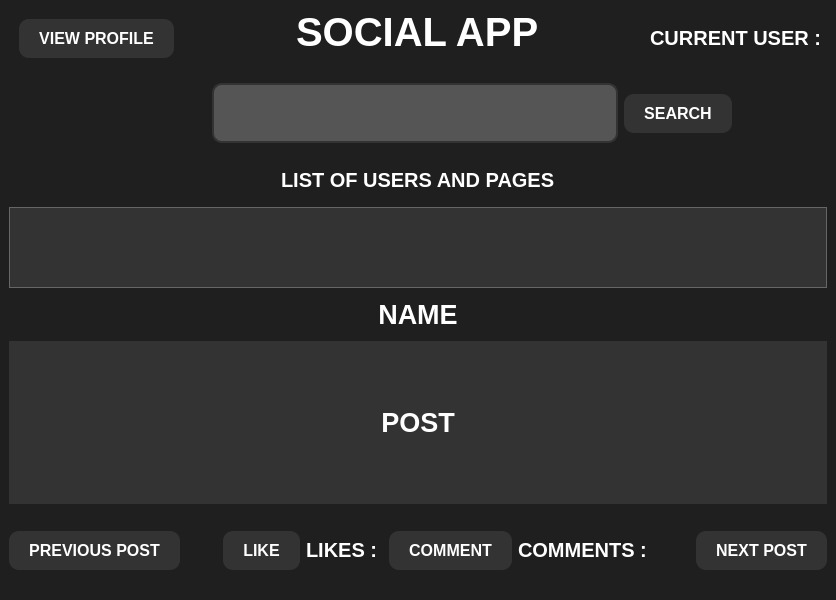
<?xml version="1.0" encoding="UTF-8"?>
<ui version="4.0">
 <class>Home</class>
 <widget class="QMainWindow" name="Home">
  <property name="geometry">
   <rect>
    <x>0</x>
    <y>0</y>
    <width>836</width>
    <height>600</height>
   </rect>
  </property>
  <property name="windowTitle">
   <string>MainWindow</string>
  </property>
  <property name="styleSheet">
   <string notr="true">background-color: rgb(31, 31, 31);
</string>
  </property>
  <widget class="QWidget" name="centralwidget">
   <layout class="QVBoxLayout" name="verticalLayout" stretch="1,9">
    <item>
     <layout class="QVBoxLayout" name="verticalLayout_3">
      <item>
       <layout class="QHBoxLayout" name="horizontalLayout" stretch="3,5,3">
        <item>
         <layout class="QHBoxLayout" name="horizontalLayout_4">
          <item alignment="Qt::AlignLeft|Qt::AlignTop">
           <widget class="QPushButton" name="pushButton_viewProfile">
            <property name="styleSheet">
             <string notr="true">QPushButton {
    border: none;
    border-radius: 10px;
    background-color: #333333;
    color: white;
    padding: 10px 20px;
	margin-top:10px;
	margin-left:10px;
    font-size: 16px;
    font-weight: bold;
    text-transform: uppercase;
    outline: none;
}

QPushButton:hover {
    background-color: #555555;
}</string>
            </property>
            <property name="text">
             <string>VIEW PROFILE</string>
            </property>
           </widget>
          </item>
         </layout>
        </item>
        <item>
         <layout class="QHBoxLayout" name="horizontalLayout_7">
          <item alignment="Qt::AlignHCenter|Qt::AlignTop">
           <widget class="QLabel" name="label">
            <property name="font">
             <font>
              <pointsize>30</pointsize>
              <bold>true</bold>
             </font>
            </property>
            <property name="styleSheet">
             <string notr="true">color: rgb(255, 255, 255);</string>
            </property>
            <property name="text">
             <string>SOCIAL APP</string>
            </property>
           </widget>
          </item>
         </layout>
        </item>
        <item>
         <layout class="QHBoxLayout" name="horizontalLayout_5">
          <item alignment="Qt::AlignRight">
           <widget class="QLabel" name="label_currentUser">
            <property name="font">
             <font>
              <pointsize>15</pointsize>
              <bold>true</bold>
             </font>
            </property>
            <property name="styleSheet">
             <string notr="true">color: rgb(255, 255, 255);</string>
            </property>
            <property name="text">
             <string>CURRENT USER : </string>
            </property>
           </widget>
          </item>
         </layout>
        </item>
       </layout>
      </item>
     </layout>
    </item>
    <item>
     <layout class="QVBoxLayout" name="verticalLayout_2" stretch="2,1,2,1,4,2">
      <item>
       <layout class="QVBoxLayout" name="verticalLayout_5">
        <item>
         <layout class="QHBoxLayout" name="horizontalLayout_2" stretch="2,4,2">
          <item>
           <layout class="QHBoxLayout" name="horizontalLayout_6">
            <item>
             <spacer name="horizontalSpacer_3">
              <property name="orientation">
               <enum>Qt::Horizontal</enum>
              </property>
              <property name="sizeHint" stdset="0">
               <size>
                <width>40</width>
                <height>20</height>
               </size>
              </property>
             </spacer>
            </item>
           </layout>
          </item>
          <item>
           <layout class="QHBoxLayout" name="horizontalLayout_12">
            <item>
             <widget class="QLineEdit" name="lineEdit">
              <property name="styleSheet">
               <string notr="true">QLineEdit {
    border: 2px solid #333333; 
    border-radius: 10px;
    padding: 8px 12px;
    font-size: 16px;
    color: #FFFFFF; 
    background-color: #555555; 
    height: 40px; 
}

QLineEdit:focus {
    border-color: #4CAF50; 
    background-color: #666666; 
}

QLineEdit::placeholder {
    color: #AAAAAA; 
}</string>
              </property>
             </widget>
            </item>
           </layout>
          </item>
          <item>
           <layout class="QHBoxLayout" name="horizontalLayout_3">
            <item alignment="Qt::AlignLeft|Qt::AlignVCenter">
             <widget class="QPushButton" name="pushButton_search">
              <property name="styleSheet">
               <string notr="true">QPushButton {
    border: none;
    border-radius: 10px;
    background-color: #333333;
    color: white;
    padding: 10px 20px;
    font-size: 16px;
    font-weight: bold;
    text-transform: uppercase;
    outline: none;
}

QPushButton:hover {
    background-color: #555555;
}</string>
              </property>
              <property name="text">
               <string>SEARCH</string>
              </property>
             </widget>
            </item>
           </layout>
          </item>
         </layout>
        </item>
       </layout>
      </item>
      <item>
       <layout class="QVBoxLayout" name="verticalLayout_9">
        <item>
         <layout class="QHBoxLayout" name="horizontalLayout_8" stretch="2,4,2">
          <item>
           <layout class="QHBoxLayout" name="horizontalLayout_10">
            <item>
             <spacer name="horizontalSpacer">
              <property name="orientation">
               <enum>Qt::Horizontal</enum>
              </property>
              <property name="sizeHint" stdset="0">
               <size>
                <width>40</width>
                <height>20</height>
               </size>
              </property>
             </spacer>
            </item>
           </layout>
          </item>
          <item>
           <layout class="QHBoxLayout" name="horizontalLayout_11">
            <item alignment="Qt::AlignHCenter|Qt::AlignVCenter">
             <widget class="QLabel" name="label_3">
              <property name="font">
               <font>
                <pointsize>15</pointsize>
                <bold>true</bold>
               </font>
              </property>
              <property name="styleSheet">
               <string notr="true">color: rgb(255, 255, 255);</string>
              </property>
              <property name="text">
               <string>LIST OF USERS AND PAGES</string>
              </property>
             </widget>
            </item>
           </layout>
          </item>
          <item>
           <layout class="QHBoxLayout" name="horizontalLayout_9">
            <item>
             <spacer name="horizontalSpacer_2">
              <property name="orientation">
               <enum>Qt::Horizontal</enum>
              </property>
              <property name="sizeHint" stdset="0">
               <size>
                <width>40</width>
                <height>20</height>
               </size>
              </property>
             </spacer>
            </item>
           </layout>
          </item>
         </layout>
        </item>
       </layout>
      </item>
      <item>
       <layout class="QVBoxLayout" name="verticalLayout_8">
        <item>
         <widget class="QListWidget" name="listWidget">
          <property name="styleSheet">
           <string notr="true">QListWidget {
    background-color: #333333;
    border: 1px solid #666666;
    color: #CCCCCC;
    font-family: Arial;
    font-size: 12px;
}

QListWidget::item {
    background-color: #444444;
    padding: 8px;
}

QListWidget::item:hover {
    background-color: #555555;
}

QListWidget::item:selected {
    background-color: #007ACC;
    color: #FFFFFF;
}

QListWidget::item:selected:!active {
    background-color: #007ACC;
    color: #FFFFFF;
}

QListWidget::item:selected:active {
    background-color: #005C99;
}
</string>
          </property>
         </widget>
        </item>
       </layout>
      </item>
      <item>
       <layout class="QVBoxLayout" name="verticalLayout_7">
        <item>
         <layout class="QHBoxLayout" name="horizontalLayout_13" stretch="3">
          <item>
           <layout class="QHBoxLayout" name="horizontalLayout_15">
            <item>
             <widget class="QLabel" name="label_name">
              <property name="font">
               <font>
                <pointsize>20</pointsize>
                <bold>true</bold>
               </font>
              </property>
              <property name="styleSheet">
               <string notr="true">color: rgb(255, 255, 255);</string>
              </property>
              <property name="text">
               <string>NAME</string>
              </property>
              <property name="alignment">
               <set>Qt::AlignCenter</set>
              </property>
             </widget>
            </item>
           </layout>
          </item>
         </layout>
        </item>
       </layout>
      </item>
      <item>
       <layout class="QVBoxLayout" name="verticalLayout_6">
        <item>
         <widget class="QLabel" name="label_post">
          <property name="font">
           <font>
            <pointsize>20</pointsize>
            <bold>true</bold>
           </font>
          </property>
          <property name="styleSheet">
           <string notr="true">color:rgb(255,255,255);
background-color:#333333;</string>
          </property>
          <property name="text">
           <string>POST</string>
          </property>
          <property name="alignment">
           <set>Qt::AlignCenter</set>
          </property>
         </widget>
        </item>
       </layout>
      </item>
      <item>
       <layout class="QVBoxLayout" name="verticalLayout_4">
        <item>
         <layout class="QHBoxLayout" name="horizontalLayout_17" stretch="1,0,0,1,2,1,2,0,0,1">
          <item>
           <layout class="QHBoxLayout" name="horizontalLayout_19">
            <item alignment="Qt::AlignLeft|Qt::AlignVCenter">
             <widget class="QPushButton" name="pushButton_previousPost">
              <property name="styleSheet">
               <string notr="true">QPushButton {
    border: none;
    border-radius: 10px;
    background-color: #333333;
    color: white;
    padding: 10px 20px;
    font-size: 16px;
    font-weight: bold;
    text-transform: uppercase;
    outline: none;
}

QPushButton:hover {
    background-color: #555555;
}</string>
              </property>
              <property name="text">
               <string>PREVIOUS POST</string>
              </property>
             </widget>
            </item>
           </layout>
          </item>
          <item>
           <spacer name="horizontalSpacer_4">
            <property name="orientation">
             <enum>Qt::Horizontal</enum>
            </property>
            <property name="sizeHint" stdset="0">
             <size>
              <width>40</width>
              <height>20</height>
             </size>
            </property>
           </spacer>
          </item>
          <item>
           <spacer name="horizontalSpacer_6">
            <property name="orientation">
             <enum>Qt::Horizontal</enum>
            </property>
            <property name="sizeHint" stdset="0">
             <size>
              <width>40</width>
              <height>20</height>
             </size>
            </property>
           </spacer>
          </item>
          <item>
           <layout class="QHBoxLayout" name="horizontalLayout_23">
            <item alignment="Qt::AlignRight|Qt::AlignVCenter">
             <widget class="QPushButton" name="pushButton_like">
              <property name="styleSheet">
               <string notr="true">QPushButton {
    border: none;
    border-radius: 10px;
    background-color: #333333;
    color: white;
    padding: 10px 20px;
    font-size: 16px;
    font-weight: bold;
    text-transform: uppercase;
    outline: none;
}

QPushButton:hover {
    background-color: #555555;
}</string>
              </property>
              <property name="text">
               <string>LIKE</string>
              </property>
             </widget>
            </item>
           </layout>
          </item>
          <item>
           <layout class="QHBoxLayout" name="horizontalLayout_22">
            <item alignment="Qt::AlignLeft|Qt::AlignVCenter">
             <widget class="QLabel" name="label_likesCount">
              <property name="font">
               <font>
                <pointsize>15</pointsize>
                <bold>true</bold>
               </font>
              </property>
              <property name="styleSheet">
               <string notr="true">color: rgb(255, 255, 255);</string>
              </property>
              <property name="text">
               <string>LIKES : </string>
              </property>
             </widget>
            </item>
           </layout>
          </item>
          <item>
           <layout class="QHBoxLayout" name="horizontalLayout_21">
            <item alignment="Qt::AlignRight|Qt::AlignVCenter">
             <widget class="QPushButton" name="pushButton_addComment">
              <property name="styleSheet">
               <string notr="true">QPushButton {
    border: none;
    border-radius: 10px;
    background-color: #333333;
    color: white;
    padding: 10px 20px;
    font-size: 16px;
    font-weight: bold;
    text-transform: uppercase;
    outline: none;
}

QPushButton:hover {
    background-color: #555555;
}</string>
              </property>
              <property name="text">
               <string>COMMENT</string>
              </property>
             </widget>
            </item>
           </layout>
          </item>
          <item>
           <layout class="QHBoxLayout" name="horizontalLayout_20">
            <item alignment="Qt::AlignLeft|Qt::AlignVCenter">
             <widget class="QLabel" name="label_commentsCount">
              <property name="font">
               <font>
                <pointsize>15</pointsize>
                <bold>true</bold>
               </font>
              </property>
              <property name="styleSheet">
               <string notr="true">color: rgb(255, 255, 255);</string>
              </property>
              <property name="text">
               <string>COMMENTS : </string>
              </property>
             </widget>
            </item>
           </layout>
          </item>
          <item>
           <spacer name="horizontalSpacer_7">
            <property name="orientation">
             <enum>Qt::Horizontal</enum>
            </property>
            <property name="sizeHint" stdset="0">
             <size>
              <width>40</width>
              <height>20</height>
             </size>
            </property>
           </spacer>
          </item>
          <item>
           <spacer name="horizontalSpacer_5">
            <property name="orientation">
             <enum>Qt::Horizontal</enum>
            </property>
            <property name="sizeHint" stdset="0">
             <size>
              <width>40</width>
              <height>20</height>
             </size>
            </property>
           </spacer>
          </item>
          <item>
           <layout class="QHBoxLayout" name="horizontalLayout_18">
            <item alignment="Qt::AlignRight|Qt::AlignVCenter">
             <widget class="QPushButton" name="pushButton_nextPost">
              <property name="styleSheet">
               <string notr="true">QPushButton {
    border: none;
    border-radius: 10px;
    background-color: #333333;
    color: white;
    padding: 10px 20px;
    font-size: 16px;
    font-weight: bold;
    text-transform: uppercase;
    outline: none;
}

QPushButton:hover {
    background-color: #555555;
}</string>
              </property>
              <property name="text">
               <string>NEXT POST</string>
              </property>
             </widget>
            </item>
           </layout>
          </item>
         </layout>
        </item>
       </layout>
      </item>
     </layout>
    </item>
   </layout>
  </widget>
 </widget>
 <resources/>
 <connections/>
</ui>
